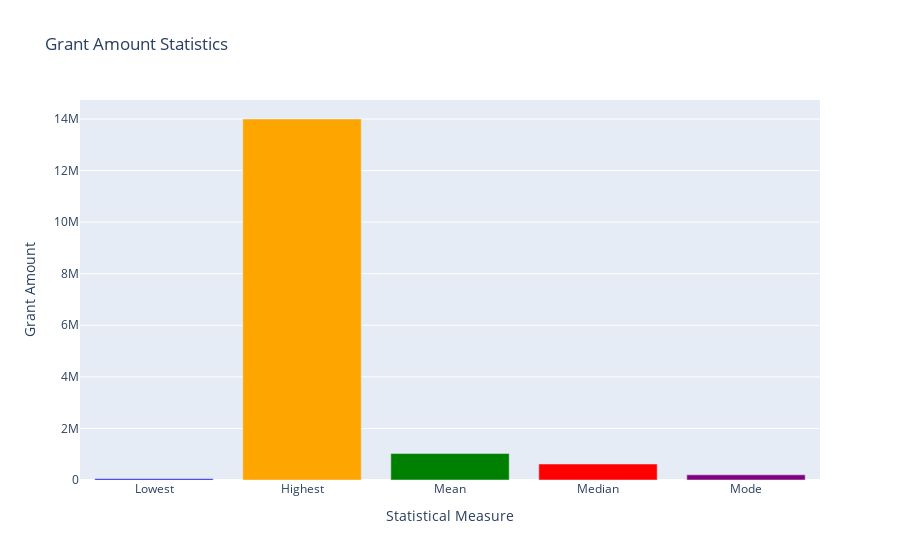

The notebook cell saved with this chart:
### Markdown cell above
#### What is the lowest, highest, mean, median & mode ask for the grant amount?

### Code cell
import pandas as pd
import plotly.graph_objs as go

# Load the dataset
topics_df = pd.read_csv('stip_topics_data.csv')

# Convert "Requested Amount" column to numeric and handle ranges
def convert_range_to_average(amount):
    if '-' in amount:
        range_values = amount.split('-')
        try:
            lower = float(range_values[0].replace(',', ''))
            upper = float(range_values[1].replace(',', ''))
            return (lower + upper) / 2
        except ValueError:
            return None
    else:
        try:
            return float(amount.replace(',', ''))
        except ValueError:
            return None

# Apply the function to convert range to average
topics_df['Requested Amount'] = topics_df['Requested Amount'].apply(convert_range_to_average)

# Drop rows with missing or NaN values in the "Requested Amount" column
topics_df.dropna(subset=['Requested Amount'], inplace=True)

# Calculate the statistical measures
lowest_amount = topics_df['Requested Amount'].min()
highest_amount = topics_df['Requested Amount'].max()
mean_amount = topics_df['Requested Amount'].mean()
median_amount = topics_df['Requested Amount'].median()
mode_amount = topics_df['Requested Amount'].mode().values[0]

# Define data for the grouped bar chart
measures = ['Lowest', 'Highest', 'Mean', 'Median', 'Mode']
values = [lowest_amount, highest_amount, mean_amount, median_amount, mode_amount]

# Create trace for the bar chart
trace = go.Bar(
    x=measures,
    y=values,
    marker=dict(color=['blue', 'orange', 'green', 'red', 'purple']),
)

# Create layout
layout = go.Layout(
    title='Grant Amount Statistics',
    xaxis=dict(title='Statistical Measure'),
    yaxis=dict(title='Grant Amount'),
)

# Create figure and plot
fig = go.Figure(data=[trace], layout=layout)
fig.show()
fig.write_html("Distribution of Grant Amounts in STIP Proposals.html")

### Figure 1 — Plotly figure (JSON) as saved in the notebook; plotly's stock layout.template omitted (floating-point values rounded to 4 significant figures)
{"data": [{"marker": {"color": ["blue", "orange", "green", "red", "purple"]}, "type": "bar", "x": ["Lowest", "Highest", "Mean", "Median", "Mode"], "y": [50000, 14000000, 1026000.0, 620000, 200000]}], "layout": {"title": {"text": "Grant Amount Statistics"}, "xaxis": {"title": {"text": "Statistical Measure"}}, "yaxis": {"title": {"text": "Grant Amount"}}}}
